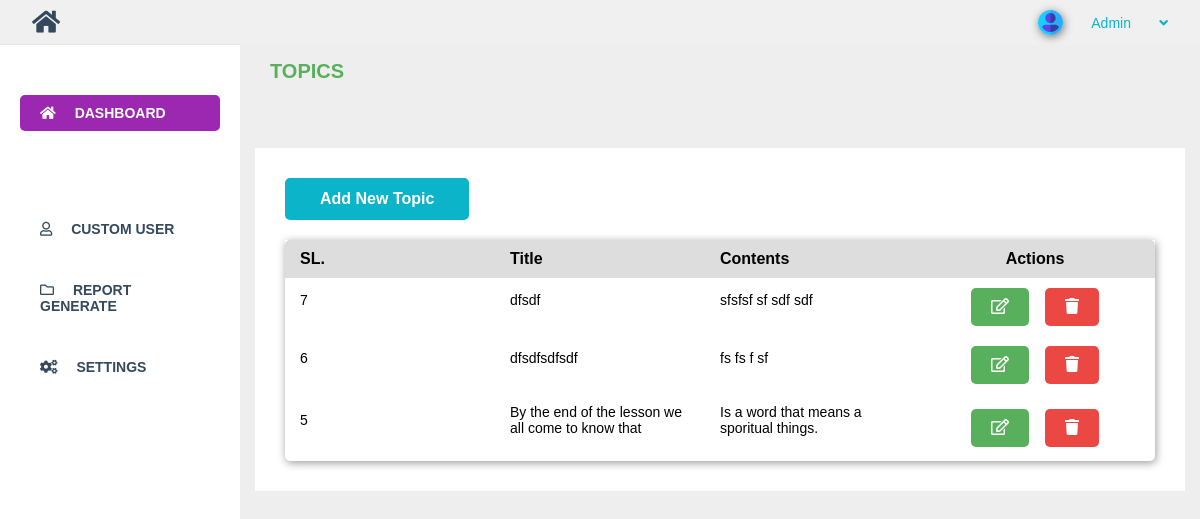
The page /admin/topics.php on the database as committed earlier.
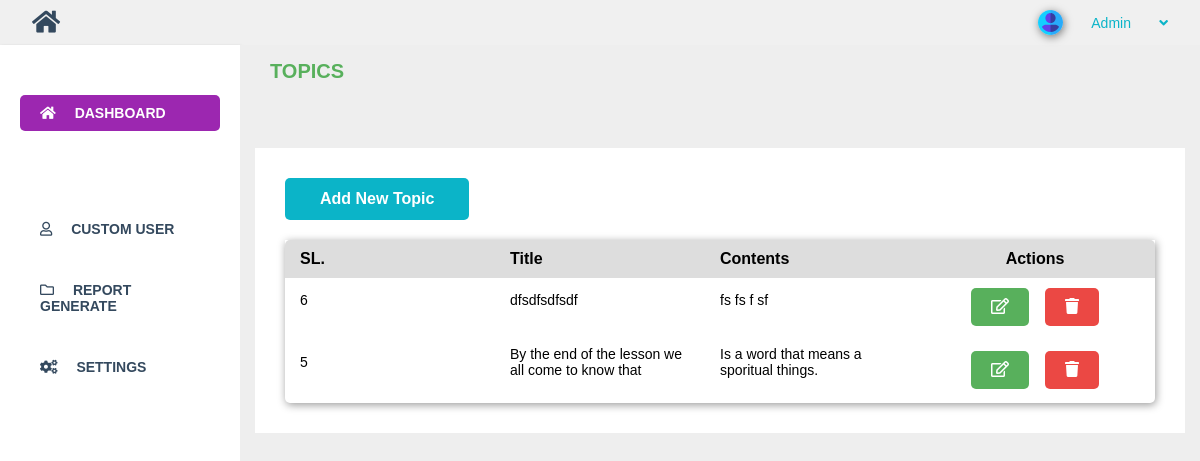
The same page on the database as committed later.
### tables this page shows
CREATE TABLE `topics` (
  `id` int(10) NOT NULL AUTO_INCREMENT,
  `title` varchar(255) DEFAULT NULL,
  `content` longtext,
  PRIMARY KEY (`id`)
);

### crud/topics.php (called while the page is built, shortened)
<?php
$conn = database();
function topics() {
    global $conn;
    $sql = "select * from topics order by id desc";
    $result = $conn->query($sql);
    if($result->num_rows > 0) {
        $data = array();
        while($row=$result->fetch_assoc()) {
            $data[] = $row;
        }
        return $data;
    }
}
?>

### admin/topics.php (the view, shortened to what this page needs)
<?php
require_once('../crud/topics.php');
?>
<!DOCTYPE html>
<html lang="en">
<head>
    <link rel="stylesheet" href="css/fontawesome.css">
    <link rel="stylesheet" href="style.css">
</head>
<body>
    <div id="main">
        <div id="page-wrapper">
            <div class="dashboard-area">
                <h3 class="section-heading">Topics</h3>
                <div class="wrapper">
                    <div class="topics-heading">
                        <a href="add-topic.php" class="btn btn-blue">Add New Topic</a>
                    </div>
                    <div class="topics-table">
                        <div class="tbl-head">
                            <strong>SL.</strong>
                            <strong>Title</strong>
                            <strong>Contents</strong>
                            <strong style="text-align: center;">Actions</strong>
                        </div>
                        <div class="tbl-body">
                            <?php if(topics() != null) { foreach(topics() as $item) : ?>
                            <div class="tbl-row">
                                <p>
                                    <?php echo $item['id']; ?>
                                </p>
                                <p>
                                <?php echo substr(strip_tags($item['title']), 0, 60); ?>
                                </p>
                                <p>
                                    <?php echo substr(strip_tags($item['content']), 0, 60); ?>
                                </p>
                                <div class="actions">
                                    <div class="actions-btn">
                                        <a href="add-topic.php?id=<?php echo $item['id']; ?> " class="btn btn-green"><i class="far fa-edit"></i></a>
                                        <a href="topics.php?delete=<?php echo $item['id']; ?>" class="btn btn-red"><i class="fas fa-trash"></i></a>
                                    </div>
                                </div>
                            </div>
                            <?php endforeach; }?>
                        </div>
                    </div>
                </div>
            </div>
        </div>
    </div>
</body>
</html>

Rows that differ between the two databases and show on the page:
removed topics: id "7", title "dfsdf", content "sfsfsf sf sdf sdf"
